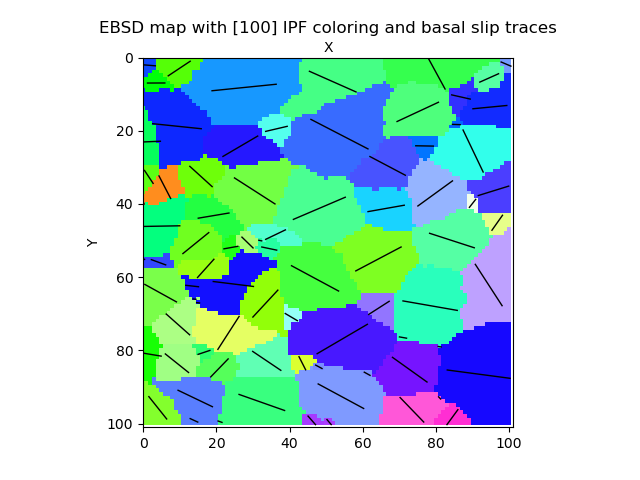

Here is the Python script that generated this plot:
import os
from pymicro.crystal.microstructure import Microstructure
from pymicro.crystal.lattice import HklPlane
from config import PYMICRO_EXAMPLES_DATA_DIR

from matplotlib import pyplot as plt, image

'''
Plot an EBSD map for Titanium with IPF color and slip traces.
'''
m = Microstructure(os.path.join(PYMICRO_EXAMPLES_DATA_DIR, 'Ti_ebsd_demo_data.h5'))
p_basal = HklPlane(0, 0, 1, m.get_lattice())  # basal plane
fig, ax = m.view_slice(color='ipf', axis=[1, 0, 0], show_slip_traces=True, hkl_planes=[p_basal], display=False)
ax.set_title('EBSD map with [100] IPF coloring and basal slip traces')

image_name = os.path.splitext(__file__)[0] + '.png'
print('writing %s' % image_name)
plt.savefig(image_name, format='png')
del m

image.thumbnail(image_name, 'thumb_' + image_name, 0.2)
